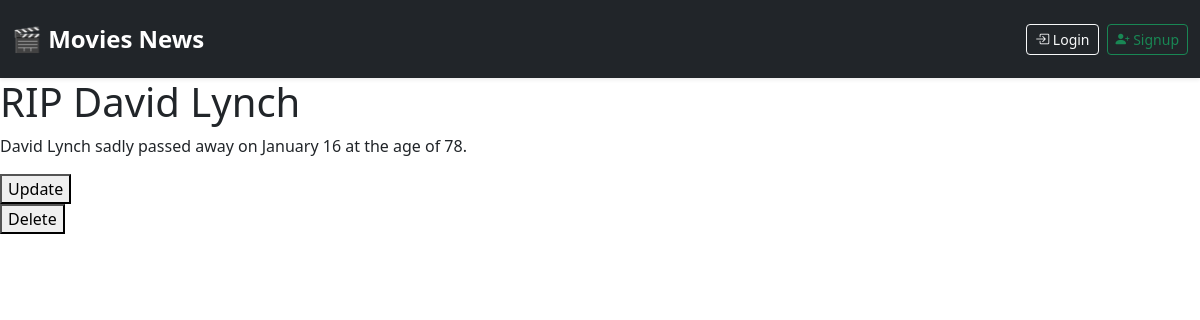
The page /1 on the database its author committed.
### blog/models.py (models this page shows, shortened)
class Post(models.Model):
    post_header = models.CharField(max_length=30)
    post_text = models.TextField()
    post_date = models.DateField(default=date.today)

### blog/views.py (the view)
# urls.py: path('<int:post_id>', views.post, name='post'),
def post(request, post_id):
    post = get_object_or_404(Post, pk=post_id)
    return render(request, 'post.html', {"post": post})

### templates/post.html (shortened to what this page needs)
{% extends "base.html" %}
{% block content %}
{% if post %}
<h1>{{post.post_header}}</h1>
<p>{{post.post_text}}</p>
<form action="{% url "blog:update_post" post.id%}" method="podt">
    <button type="submit">Update</button>
</form>
<form action="{% url "blog:delete_post" post.id %}" method="post">
    <button type="submit">Delete</button>
</form>
{% endif %}
{% endblock content %}

### rows shown on the page
Post: post_header "RIP David Lynch", post_text "David Lynch sadly passed away on January 16 at the age of 78."
